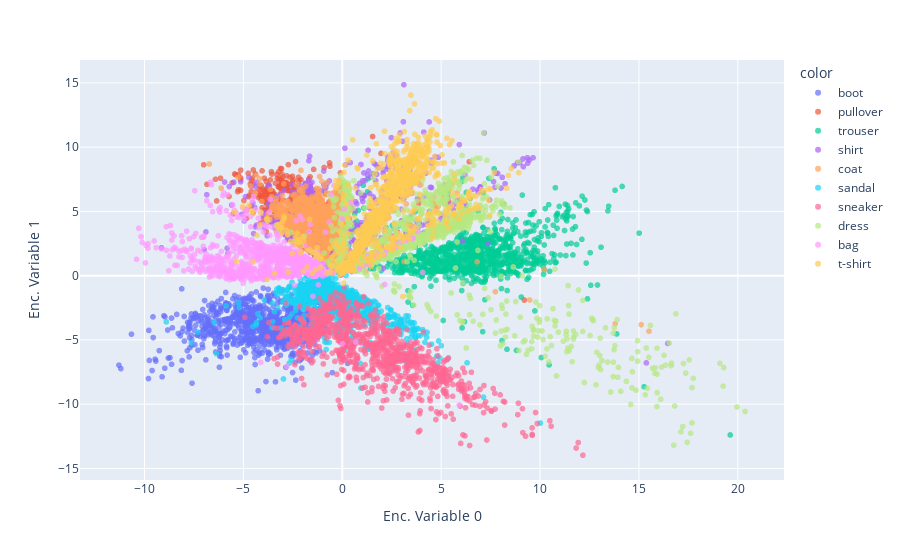

Notebook source saved alongside this figure:
### Markdown cell above
This graph shows where each input image is mapped in the encoded space. Since we have just 2 encoded variables, we can easily plot them in a bidimensional space.

### Code cell
px.scatter(encoded_samples,x='Enc. Variable 0', y='Enc. Variable 1',
           color=[label_names[l] for l in encoded_samples.label.to_numpy()],
           opacity=0.7)

### Figure 1 — Plotly figure (JSON) as saved in the notebook; plotly's stock layout.template omitted (floating-point values rounded to 4 significant figures; data arrays with more than 128 entries replaced by an {"elided": "..."} marker saying what was removed)
{"data": [{"hovertemplate": "color=boot<br>Enc. Variable 0=%{x}<br>Enc. Variable 1=%{y}<extra></extra>", "legendgroup": "boot", "marker": {"color": "#636efa", "opacity": 0.7, "symbol": "circle"}, "mode": "markers", "name": "boot", "showlegend": true, "type": "scattergl", "x": {"elided": "1000 float values"}, "xaxis": "x", "y": {"elided": "1000 float values"}, "yaxis": "y"}, {"hovertemplate": "color=pullover<br>Enc. Variable 0=%{x}<br>Enc. Variable 1=%{y}<extra></extra>", "legendgroup": "pullover", "marker": {"color": "#EF553B", "opacity": 0.7, "symbol": "circle"}, "mode": "markers", "name": "pullover", "showlegend": true, "type": "scattergl", "x": {"elided": "1000 float values"}, "xaxis": "x", "y": {"elided": "1000 float values"}, "yaxis": "y"}, {"hovertemplate": "color=trouser<br>Enc. Variable 0=%{x}<br>Enc. Variable 1=%{y}<extra></extra>", "legendgroup": "trouser", "marker": {"color": "#00cc96", "opacity": 0.7, "symbol": "circle"}, "mode": "markers", "name": "trouser", "showlegend": true, "type": "scattergl", "x": {"elided": "1000 float values"}, "xaxis": "x", "y": {"elided": "1000 float values"}, "yaxis": "y"}, {"hovertemplate": "color=shirt<br>Enc. Variable 0=%{x}<br>Enc. Variable 1=%{y}<extra></extra>", "legendgroup": "shirt", "marker": {"color": "#ab63fa", "opacity": 0.7, "symbol": "circle"}, "mode": "markers", "name": "shirt", "showlegend": true, "type": "scattergl", "x": {"elided": "1000 float values"}, "xaxis": "x", "y": {"elided": "1000 float values"}, "yaxis": "y"}, {"hovertemplate": "color=coat<br>Enc. Variable 0=%{x}<br>Enc. Variable 1=%{y}<extra></extra>", "legendgroup": "coat", "marker": {"color": "#FFA15A", "opacity": 0.7, "symbol": "circle"}, "mode": "markers", "name": "coat", "showlegend": true, "type": "scattergl", "x": {"elided": "1000 float values"}, "xaxis": "x", "y": {"elided": "1000 float values"}, "yaxis": "y"}, {"hovertemplate": "color=sandal<br>Enc. Variable 0=%{x}<br>Enc. Variable 1=%{y}<extra></extra>", "legendgroup": "sandal", "marker": {"color": "#19d3f3", "opacity": 0.7, "symbol": "circle"}, "mode": "markers", "name": "sandal", "showlegend": true, "type": "scattergl", "x": {"elided": "1000 float values"}, "xaxis": "x", "y": {"elided": "1000 float values"}, "yaxis": "y"}, {"hovertemplate": "color=sneaker<br>Enc. Variable 0=%{x}<br>Enc. Variable 1=%{y}<extra></extra>", "legendgroup": "sneaker", "marker": {"color": "#FF6692", "opacity": 0.7, "symbol": "circle"}, "mode": "markers", "name": "sneaker", "showlegend": true, "type": "scattergl", "x": {"elided": "1000 float values"}, "xaxis": "x", "y": {"elided": "1000 float values"}, "yaxis": "y"}, {"hovertemplate": "color=dress<br>Enc. Variable 0=%{x}<br>Enc. Variable 1=%{y}<extra></extra>", "legendgroup": "dress", "marker": {"color": "#B6E880", "opacity": 0.7, "symbol": "circle"}, "mode": "markers", "name": "dress", "showlegend": true, "type": "scattergl", "x": {"elided": "1000 float values"}, "xaxis": "x", "y": {"elided": "1000 float values"}, "yaxis": "y"}, {"hovertemplate": "color=bag<br>Enc. Variable 0=%{x}<br>Enc. Variable 1=%{y}<extra></extra>", "legendgroup": "bag", "marker": {"color": "#FF97FF", "opacity": 0.7, "symbol": "circle"}, "mode": "markers", "name": "bag", "showlegend": true, "type": "scattergl", "x": {"elided": "1000 float values"}, "xaxis": "x", "y": {"elided": "1000 float values"}, "yaxis": "y"}, {"hovertemplate": "color=t-shirt<br>Enc. Variable 0=%{x}<br>Enc. Variable 1=%{y}<extra></extra>", "legendgroup": "t-shirt", "marker": {"color": "#FECB52", "opacity": 0.7, "symbol": "circle"}, "mode": "markers", "name": "t-shirt", "showlegend": true, "type": "scattergl", "x": {"elided": "1000 float values"}, "xaxis": "x", "y": {"elided": "1000 float values"}, "yaxis": "y"}], "layout": {"legend": {"title": {"text": "color"}, "tracegroupgap": 0}, "margin": {"t": 60}, "xaxis": {"anchor": "y", "domain": [0, 1], "title": {"text": "Enc. Variable 0"}}, "yaxis": {"anchor": "x", "domain": [0, 1], "title": {"text": "Enc. Variable 1"}}}}
